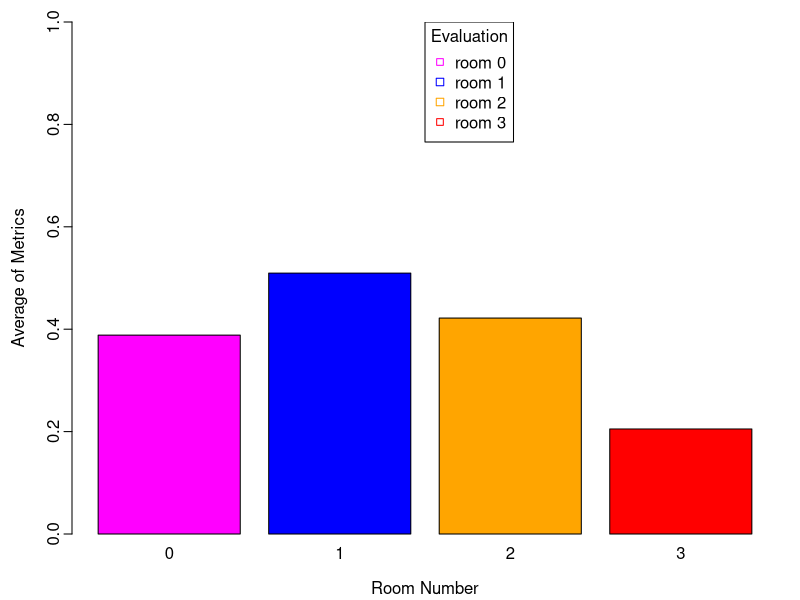

Reproduce this figure in R.
A <- c(0.388378, 0.509552, 0.421742, 0.205166)
              
pdf("eval7.pdf", width=6/2.54, height=10/2.54,
    pointsize=10)
par(mgp=c(2.2,0.45,0), tcl=-0.4, mar=c(3.3,3.6,1.1,1.1))

barplot(A,
        names.arg=c(0, 1, 2, 3),
        xlab="Room Number",
        ylab="Average of Metrics",
        col=c("magenta", "blue", "orange", "red"),
        beside=TRUE,
        ylim=c(0,1)
        )
legend(x=2.5, y=1.0,
       c("room 0", "room 1", "room 2", "room 3"),
       cex=1,
       title="Evaluation",
       col=c("magenta", "blue", "orange", "red"),
       pch=c(22,0,0)
)
dev.off()
